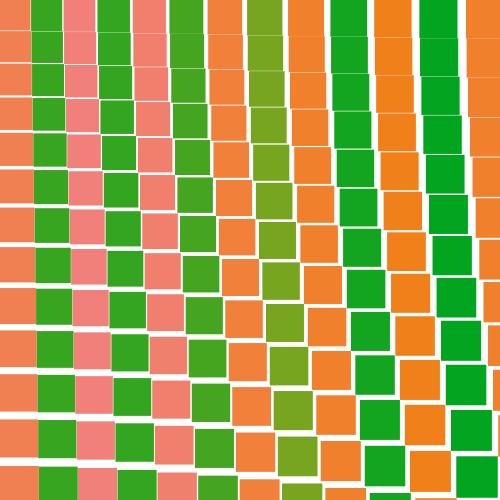
Frame 1 (no input)
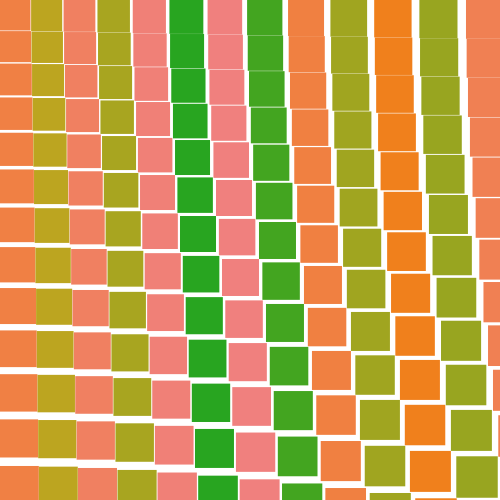
Frame 60 (the mouse pressed at the canvas centre just before this capture)
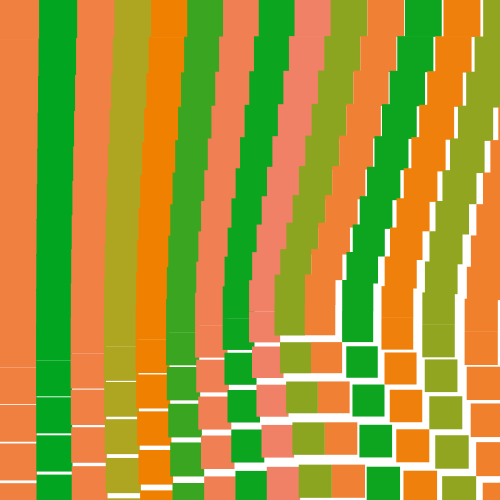
Frame 120 (the mouse held since frame 60 and released just before this capture)

The Processing sketch that drew these frames (run headless with seeded random() and noise(); from frame 60 on, the mouse is pressed at the canvas centre):

// Processing sketch: tp2
// ── tp2.pde
/*
Camila Irene Martín
 Comision 3
 Trabajo Practico 2
 9/6/2022
 https://youtu.be/ews4UIYvFUY
*/

int cant = 20;
int mov;
float tam;
void setup () {
  size (500, 500);
  noStroke();
  mov = width/cant;
}
void draw () {
  background (255);
  for (int x=0; x<cant; x++) {

    if (x%2==0) {
      fill(240, 128, random(128));
    } else {
      fill(random(218), 165, 32);
    }

    for (int y=0; y<cant; y++) {

      //movimiento con el mouse
      float distan = dist(mouseX, mouseY, x*mov+mov/2, y*mov+mov/2);

      //efecto de cerca y de lejos
      tam = map(distan, 0, dist(0, 0, width, height), 30, mov*2);
      rectMode(CORNER);
      rect(x*tam, y*tam, tam, tam);
    }
  }
}
